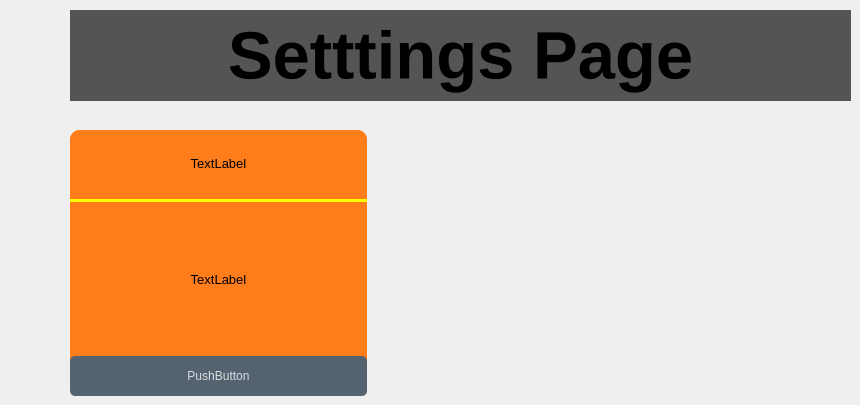
         <widget class="QWidget" name="settings_page">
          <property name="styleSheet">
           <string notr="true"/>
          </property>
          <widget class="QLabel" name="label_4">
           <property name="geometry">
            <rect>
             <x>70</x>
             <y>10</y>
             <width>781</width>
             <height>91</height>
            </rect>
           </property>
           <property name="font">
            <font>
             <pointsize>50</pointsize>
             <weight>75</weight>
             <bold>true</bold>
            </font>
           </property>
           <property name="styleSheet">
            <string notr="true">background-color: rgb(84, 84, 84);</string>
           </property>
           <property name="text">
            <string>Setttings Page</string>
           </property>
           <property name="alignment">
            <set>Qt::AlignCenter</set>
           </property>
          </widget>
          <widget class="QWidget" name="x_notes" native="true">
           <property name="geometry">
            <rect>
             <x>70</x>
             <y>130</y>
             <width>297</width>
             <height>266</height>
            </rect>
           </property>
           <property name="layoutDirection">
            <enum>Qt::LeftToRight</enum>
           </property>
           <property name="autoFillBackground">
            <bool>false</bool>
           </property>
           <property name="styleSheet">
            <string notr="true">QWidget {
	background-color: rgb(255, 125, 27);
	border-radius: 10px;
border:none

}</string>
           </property>
           <layout class="QVBoxLayout" name="verticalLayout_4">
            <property name="spacing">
             <number>2</number>
            </property>
            <property name="leftMargin">
             <number>0</number>
            </property>
            <property name="topMargin">
             <number>0</number>
            </property>
            <property name="rightMargin">
             <number>0</number>
            </property>
            <property name="bottomMargin">
             <number>0</number>
            </property>
            <item>
             <widget class="QLabel" name="x_label">
              <property name="minimumSize">
               <size>
                <width>0</width>
                <height>30</height>
               </size>
              </property>
              <property name="font">
               <font>
                <pointsize>10</pointsize>
               </font>
              </property>
              <property name="styleSheet">
               <string notr="true"/>
              </property>
              <property name="text">
               <string>TextLabel</string>
              </property>
              <property name="scaledContents">
               <bool>false</bool>
              </property>
              <property name="alignment">
               <set>Qt::AlignCenter</set>
              </property>
              <property name="wordWrap">
               <bool>true</bool>
              </property>
              <property name="margin">
               <number>0</number>
              </property>
              <property name="indent">
               <number>-1</number>
              </property>
             </widget>
            </item>
            <item>
             <widget class="Line" name="x_line">
              <property name="styleSheet">
               <string notr="true">background-color: rgb(255, 255, 0);</string>
              </property>
              <property name="orientation">
               <enum>Qt::Horizontal</enum>
              </property>
             </widget>
            </item>
            <item>
             <widget class="QLabel" name="x_details_label">
              <property name="sizePolicy">
               <sizepolicy hsizetype="Minimum" vsizetype="Minimum">
                <horstretch>0</horstretch>
                <verstretch>0</verstretch>
               </sizepolicy>
              </property>
              <property name="minimumSize">
               <size>
                <width>275</width>
                <height>150</height>
               </size>
              </property>
              <property name="maximumSize">
               <size>
                <width>16777215</width>
                <height>150</height>
               </size>
              </property>
              <property name="font">
               <font>
                <pointsize>10</pointsize>
               </font>
              </property>
              <property name="layoutDirection">
               <enum>Qt::LeftToRight</enum>
              </property>
              <property name="autoFillBackground">
               <bool>false</bool>
              </property>
              <property name="styleSheet">
               <string notr="true"/>
              </property>
              <property name="frameShape">
               <enum>QFrame::StyledPanel</enum>
              </property>
              <property name="frameShadow">
               <enum>QFrame::Plain</enum>
              </property>
              <property name="lineWidth">
               <number>1</number>
              </property>
              <property name="text">
               <string>TextLabel</string>
              </property>
              <property name="scaledContents">
               <bool>false</bool>
              </property>
              <property name="alignment">
               <set>Qt::AlignCenter</set>
              </property>
              <property name="wordWrap">
               <bool>false</bool>
              </property>
              <property name="indent">
               <number>-2</number>
              </property>
              <property name="openExternalLinks">
               <bool>false</bool>
              </property>
             </widget>
            </item>
            <item>
             <widget class="QPushButton" name="xpushButton">
              <property name="minimumSize">
               <size>
                <width>0</width>
                <height>40</height>
               </size>
              </property>
              <property name="styleSheet">
               <string notr="true">QPushButton{
            background-color:rgba(85, 98, 112, 255);
            color:rgba(255, 255, 255, 200);
            border-radius:5px;

        }
        QPushButton:pressed{
            padding-left:5px;
            padding-top:5px;
            background-color:rgba(255, 107, 107, 255);
            background-position:calc(100% - 10px)center;
        }
        QPushButton:hover{
            background-color:rgba(255, 107, 107, 255);
        }</string>
              </property>
              <property name="text">
               <string>PushButton</string>
              </property>
             </widget>
            </item>
           </layout>
          </widget>
         </widget>
